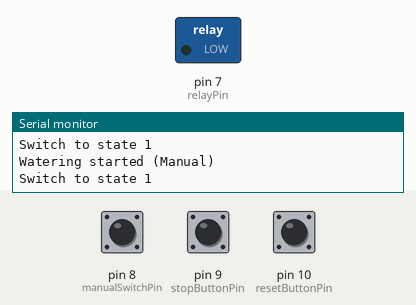
This sketch was run on a simulated Arduino Uno, built with avr-gcc and run on an emulated ATmega328P. Shown: switched loads named in the sketch (green lamp = pin HIGH), the last lines printed to the serial monitor. Dashed ring = blinking. Inputs (shaded band) come from the test bench; at power-on: pin 8 (manualSwitchPin) HIGH, pin 9 (stopButtonPin) HIGH, pin 10 (resetButtonPin) HIGH.

Above: at 1.2 s.
1.3 s: pin 8 (manualSwitchPin) pulled LOW for 0.15 s
At 1.43 s:
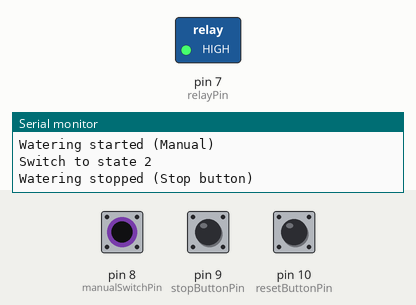
2.9 s: pin 8 (manualSwitchPin) pulled LOW for 1 s
At 4.8 s:
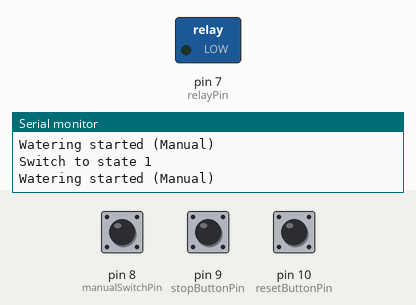
6.9 s: pin 8 (manualSwitchPin) pulsed LOW 2 times (0.12 s each, 0.3 s apart)
At 7.29 s:
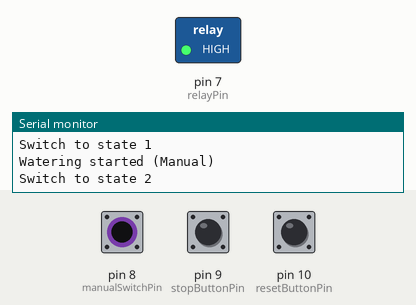
Timing chart, 0 to 9.9 s (numbered marks = the images above; inputs shaded):
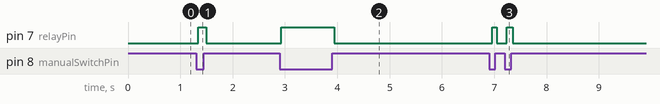

The sketch:

Automatizacion_2.ino
```cpp
// Pin Definitions
const int relayPin = 7;          // Relay control pin
const int manualSwitchPin = 8;   // Manual override switch pin
const int stopButtonPin = 9;     // Stop button pin
const int resetButtonPin = 10;     // Stop button pin

// Timing Constants
const unsigned long wateringInterval = 86400000; // 1 day in milliseconds
const unsigned long wateringDuration = 420000;    // 7 minutes in milliseconds
// const unsigned long wateringInterval = 20000;
// const unsigned long wateringDuration = 5000;

// Timing Variables
unsigned long previousMillis = 0;
unsigned long loopMillis = 0;
unsigned long currentMillis;

// State Variables
bool isWatering = false;
bool manualOverride = false;
bool IterationONE = true;
bool stop = false;
bool prendidaManual = false;
int state = 0;

void setup() {
  // Initialize the relay pin as an output and set to OFF
  pinMode(relayPin, OUTPUT);
  digitalWrite(relayPin, HIGH);

  // Initialize the manual switch and stop button pins as input pull-up
  pinMode(manualSwitchPin, INPUT_PULLUP);
  pinMode(stopButtonPin, INPUT_PULLUP);
  pinMode(resetButtonPin, INPUT_PULLUP);
  Serial.begin(9600);
}

void loop() {
  //Set the timer
  currentMillis = millis();

  if (digitalRead(manualSwitchPin) == HIGH) {
    state = 1;
    Serial.println("Switch to state 1");
  } else if (digitalRead(stopButtonPin) == LOW) {
    Serial.println("Tried to stop");
    //Implement a logic so that the button must be pressed for 1 second to stop
    loopMillis = currentMillis;
    while ((currentMillis - loopMillis) < 1000) {
      if (digitalRead(stopButtonPin) == LOW) {
        stop = true;
        state = 2; // Turn OFF the relay
        Serial.println("Switch to state 2");
      } else {
        //Stay in state 3
        state = 3;
        Serial.println("Stay in current state");
      }
    }

  } else if (digitalRead(resetButtonPin) == LOW) {
    Serial.println("Tried to Reset");
    loopMillis = currentMillis;
    while ((currentMillis - loopMillis) < 1000) {
      if (digitalRead(resetButtonPin) == LOW) {
        stop = false;
        state = 3;
        Serial.println("Switch to state 3");
        //previousMillis = currentMillis; // Reset the timer
        IterationONE = true;
      } else {
        //Stay in state 3
        state = 3;
        Serial.println("Stay in current state");
        Serial.println(currentMillis - loopMillis);
      }
    }

  }

  // Switch case to handle different states
  switch (state) {
    case 1: // Manual watering
      digitalWrite(relayPin, LOW); // Turn ON the relay
      isWatering = true;
      Serial.println("Watering started (Manual)");
      //Check to see if the swith was turned of
      if (digitalRead(manualSwitchPin) == LOW) {
        state = 2;
        Serial.println("Switch to state 2");
      }
      break;

    case 2: // Stop button pressed
      digitalWrite(relayPin, HIGH); // Turn OFF the relay
      isWatering = false;
      Serial.println("Watering stopped (Stop button)");
      break;

    case 3:
      //Logic for the loop to constatly turn on the watering for 7 minutes everyday
      // Automated daily watering
      if (stop == false) {
        if (currentMillis - previousMillis >= wateringInterval || IterationONE) {
          IterationONE = false;
          digitalWrite(relayPin, LOW); // Turn ON the relay
          isWatering = true;
          Serial.println("Watering started (Automated)");
          previousMillis = currentMillis; // Reset the timer
        } else if (currentMillis - previousMillis >= wateringDuration) {
          digitalWrite(relayPin, HIGH); // Turn OFF the relay
          isWatering = false;
          Serial.println("Watering stopped (Automated)");
        }
      }
      break;

    default:
      Serial.println("In default state");
      break;
  }
  // Additional logic or functions can be added here
}
```

Measured:
- after the input at 1.3 s, pin 7 (relayPin): LOW → HIGH at once, → LOW 0.15 s later
- after the input at 2.9 s, pin 7 (relayPin): LOW → HIGH at once, → LOW 1.0 s later
- after the input at 6.9 s, pin 7 (relayPin): alternates HIGH for 0.10 s and LOW for 0.19 s, 4 changes in all, then stays LOW, starting after 0.06 s
